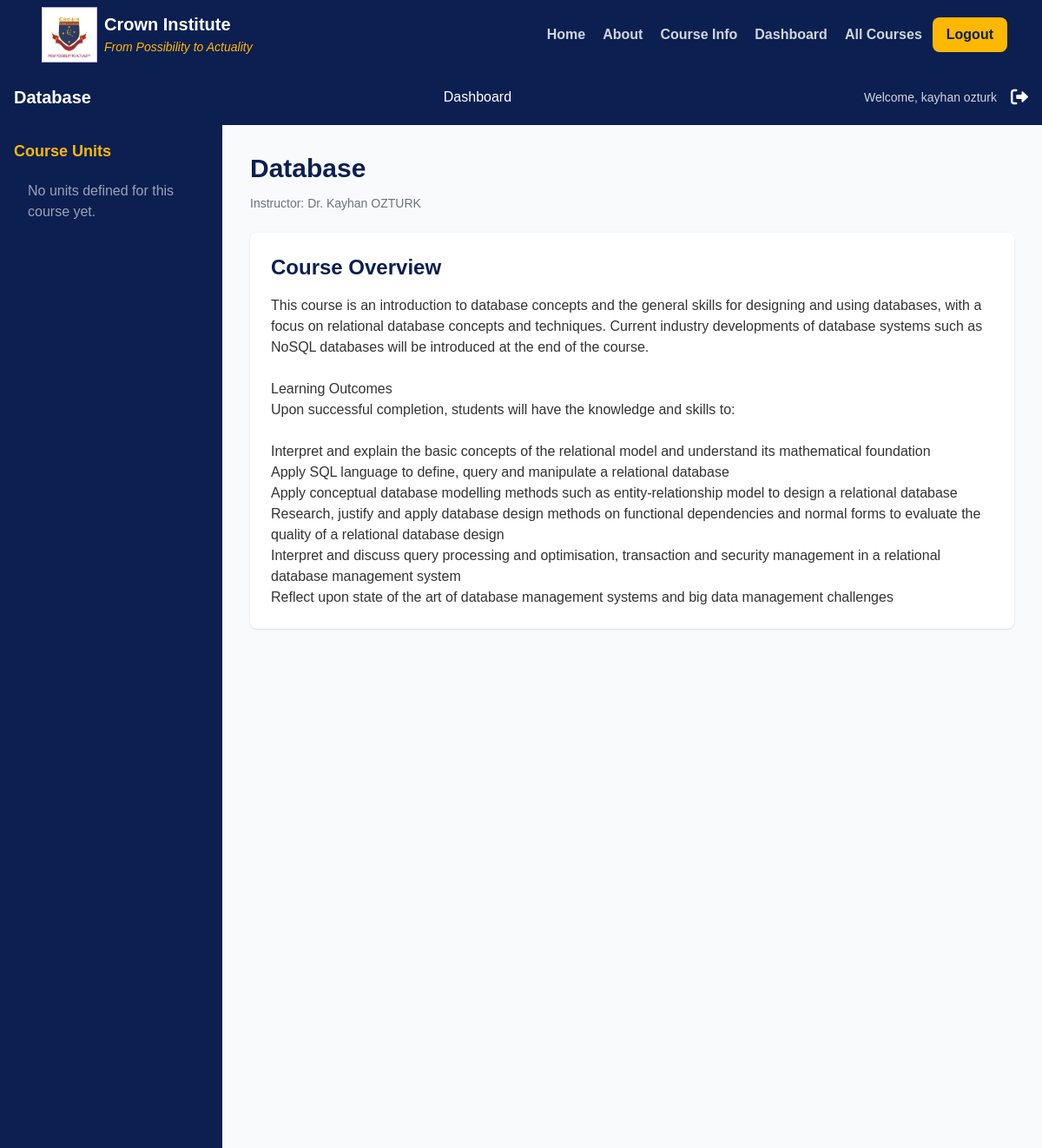
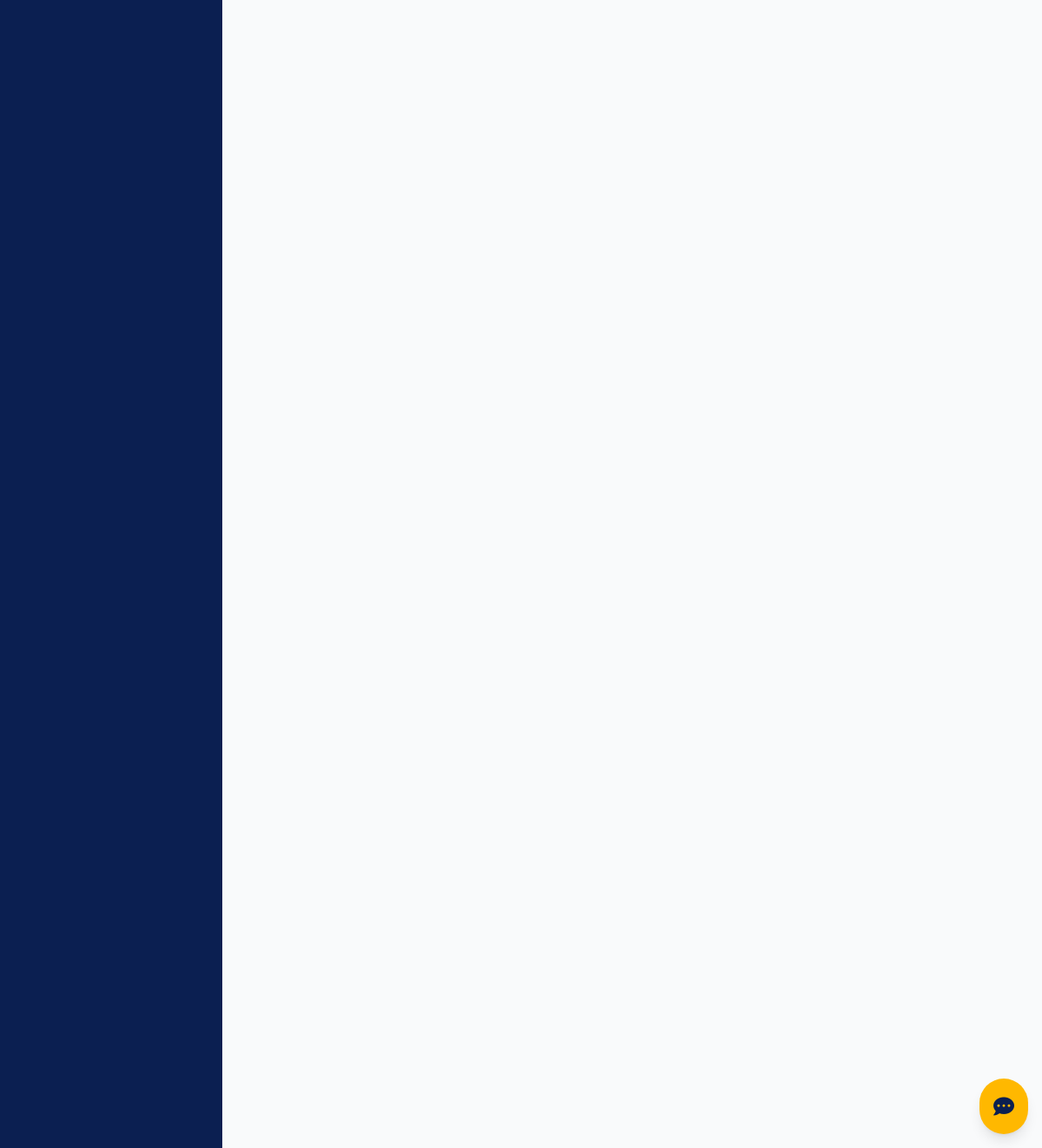
Page /unit-page.php?course_id=5 (signed in) on the committed database (2 pictures, top to bottom).
### tables this page shows
CREATE TABLE `Courses` (
  `course_id` int(11) NOT NULL,
  `title` varchar(255) NOT NULL,
  `description` text DEFAULT NULL,
  `category` varchar(100) DEFAULT NULL,
  `image_url` varchar(255) DEFAULT NULL,
  `instructor_id` int(11) DEFAULT NULL,
  `units_titles_json` text DEFAULT NULL,
  `created_at` timestamp NOT NULL DEFAULT current_timestamp()
);

CREATE TABLE `Users` (
  `user_id` int(11) NOT NULL,
  `name` varchar(255) NOT NULL,
  `email` varchar(255) NOT NULL,
  `password` varchar(255) NOT NULL,
  `role` enum('student','teacher') NOT NULL,
  `school_id` varchar(100) DEFAULT NULL,
  `created_at` timestamp NOT NULL DEFAULT current_timestamp()
);

### unit-page.php (the view, shortened to what this page needs)
<?php
include 'includes/header.php';
require_once __DIR__ . '/config/db_connect.php';
$course_id = $_GET['course_id'];
$course = null;
try {
    $stmt = $pdo->prepare("SELECT c.*, u.name as instructor_name
                           FROM Courses c
                           JOIN Users u ON c.instructor_id = u.user_id
                           WHERE c.course_id = ?");
    $stmt->execute([$course_id]);
    $course = $stmt->fetch();
} catch (PDOException $e) {
    $page_error = "Error fetching course details: " . $e->getMessage();
}
$unit_titles = [];
if ($course && isset($course['units_titles_json'])) {
    $unit_titles = json_decode($course['units_titles_json'], true);
}
?>
<nav class="bg-[#0B1F51] text-white shadow-lg">
    <div class="max-w-full px-4 mx-auto">
        <div class="flex flex-col sm:flex-row justify-between items-center h-auto sm:h-16 py-2 sm:py-0">
            <div class="flex items-center space-x-8 mb-2 sm:mb-0">
                <a href="#"
                    class="text-xl font-semibold"><?php echo htmlspecialchars($course['title'] ?? 'Course'); ?></a>
            </div>
            <div class="flex flex-wrap justify-center sm:justify-start space-x-2 sm:space-x-4">
                <a href="<?php echo $base_url . ($_SESSION['user_role'] === 'student' ? 'student-dashboard.php' : 'teacher-dashboard.php'); ?>"
                    class="px-3 py-2 text-white hover:text-[#FFB800]">Dashboard</a>
            </div>
            <div class="hidden sm:flex items-center space-x-4 mt-2 sm:mt-0">
                <span class="text-sm text-gray-300">Welcome,
                    <?php echo htmlspecialchars($_SESSION['user_name']); ?></span>
                <a href="<?php echo $base_url; ?>actions/logout_action.php" class="text-white hover:text-[#FFB800]">
                    <i class="fas fa-sign-out-alt text-xl"></i>
                </a>
            </div>
        </div>
    </div>
</nav>
<div class="flex min-h-[calc(100vh-4rem)]">
    <div class="w-full sm:w-64 bg-[#0B1F51] text-white flex-shrink-0">
        <div class="p-4 sticky top-16">
            <h3 class="text-lg font-semibold mb-3 text-[#FFB800]">Course Units</h3>
            <div id="sidebar" class="space-y-1">
                <?php if (empty($unit_titles)): ?>
                <p class="px-4 py-2 text-gray-400">No units defined for this course yet.</p>
                <?php endif; ?>
            </div>
        </div>
    </div>
    <div class="flex-1 p-6 sm:p-8 bg-gray-50">
        <?php if (isset($page_error)): ?>
        <div class="bg-red-100 border border-red-400 text-red-700 px-4 py-3 rounded relative mb-4" role="alert">
            <?php echo htmlspecialchars($page_error); ?>
        </div>
        <?php elseif ($course): ?>
        <div class="max-w-4xl mx-auto">
            <h1 id="mainContentTitle" class="text-3xl font-bold text-[#0B1F51] mb-3">
                <?php echo htmlspecialchars($course['title']); ?></h1>
            <p class="text-sm text-gray-500 mb-6">Instructor:
                <?php echo htmlspecialchars($course['instructor_name']); ?></p>
            <div id="mainCourseContent" class="prose max-w-none bg-white p-6 rounded-lg shadow min-h-[300px]">
                <h2 class="text-2xl font-semibold text-[#0B1F51] mb-4">Course Overview</h2>
                <?php echo nl2br(htmlspecialchars($course['description'] ?? 'No detailed description provided.')); ?>
            </div>
        </div>
        <?php else: ?>
        <p class="text-gray-600">Course details could not be loaded.</p>
        <?php endif; ?>
    </div>
</div>
<div class="fixed bottom-4 right-4 z-50">
    <button onclick="toggleChatbot()"
        class="bg-[#FFB800] text-[#0B1F51] p-3 sm:p-4 rounded-full shadow-lg hover:bg-[#e5a600] float-right focus:outline-none focus:ring-2 focus:ring-offset-2 focus:ring-[#0B1F51]"
        id="chatbotToggle">
        <i class="fas fa-comment-dots text-xl sm:text-2xl"></i>
    </button>
</div>
<?php include 'includes/footer.php'; ?>

### includes/header.php (shortened to what this page needs)
<?php
    $base_url = '/';
    ?>
<!DOCTYPE html>
<html lang="en">
<head>
    <script src="https://cdn.tailwindcss.com"></script>
    <link rel="stylesheet" href="https://cdnjs.cloudflare.com/ajax/libs/font-awesome/6.0.0-beta3/css/all.min.css">
    <link rel="stylesheet" href="<?php echo $base_url; ?>css/style.css">
</head>
<body class="bg-gray-50">
    <nav class="bg-[#0B1F51] shadow-lg">
        <div class="max-w-6xl mx-auto px-4">
            <div class="flex justify-between">
                <div class="flex space-x-7">
                    <a href="<?php echo $base_url; ?>index.php" class="flex items-center py-2 px-2">
                        <img src="<?php echo $base_url; ?>pictures/Crown.jpg" alt="Crown Institute Logo"
                            class="h-16 w-16">
                        <div class="ml-2">
                            <span class="font-bold text-xl text-white block">Crown Institute</span>
                            <span class="text-sm text-[#FFB800] italic">From Possibility to Actuality</span>
                        </div>
                    </a>
                </div>
                <div class="hidden md:flex items-center space-x-1">
                    <a href="<?php echo $base_url; ?>index.php"
                        class="py-4 px-2 <?php echo basename($_SERVER['PHP_SELF']) == 'index.php' ? 'text-white border-b-4 border-[#FFB800]' : 'text-gray-300'; ?> font-semibold hover:text-white transition duration-300">Home</a>
                    <a href="<?php echo $base_url; ?>about.php"
                        class="py-4 px-2 <?php echo basename($_SERVER['PHP_SELF']) == 'about.php' ? 'text-white border-b-4 border-[#FFB800]' : 'text-gray-300'; ?> font-semibold hover:text-white transition duration-300">About</a>
                    <a href="<?php echo $base_url; ?>courseinfo.php"
                        class="py-4 px-2 <?php echo basename($_SERVER['PHP_SELF']) == 'courseinfo.php' ? 'text-white border-b-4 border-[#FFB800]' : 'text-gray-300'; ?> font-semibold hover:text-white transition duration-300">Course
                        Info</a>
                    <?php if (isset($_SESSION['user_id'])): ?>
                    <?php if ($_SESSION['user_role'] == 'student'): ?>
                    <a href="<?php echo $base_url; ?>student-dashboard.php"
                        class="py-4 px-2 <?php echo basename($_SERVER['PHP_SELF']) == 'student-dashboard.php' ? 'text-white border-b-4 border-[#FFB800]' : 'text-gray-300'; ?> font-semibold hover:text-white transition duration-300">Dashboard</a>
                    <a href="<?php echo $base_url; ?>courses.php"
                        class="py-4 px-2 <?php echo basename($_SERVER['PHP_SELF']) == 'courses.php' ? 'text-white border-b-4 border-[#FFB800]' : 'text-gray-300'; ?> font-semibold hover:text-white transition duration-300">All
                        Courses</a>
                    <?php elseif ($_SESSION['user_role'] == 'teacher'): ?>
                    <a href="<?php echo $base_url; ?>teacher-dashboard.php"
                        class="py-4 px-2 <?php echo basename($_SERVER['PHP_SELF']) == 'teacher-dashboard.php' ? 'text-white border-b-4 border-[#FFB800]' : 'text-gray-300'; ?> font-semibold hover:text-white transition duration-300">Dashboard</a>
                    <?php endif; ?>
                    <a href="<?php echo $base_url; ?>actions/logout_action.php"
                        class="py-2 px-4 bg-[#FFB800] text-[#0B1F51] font-semibold rounded-lg hover:bg-[#e5a600] transition duration-300">Logout</a>
                    <?php endif; ?>
                </div>
            </div>
        </div>
    </nav>

### includes/footer.php (shortened to what this page needs)
</body>
</html>

### css/style.css (style rules this page uses)
:root { --primary-color: #0B1F51; --secondary-color: #FFB800; --text-color: #333; --light-bg: #f5f5f5; --white: #ffffff; --success: #28a745; --warning: #ffc107; --danger: #dc3545; --gray: #6c757d; }
* { margin: 0; padding: 0; box-sizing: border-box; font-family: 'Arial', sans-serif; }
body { background-color: var(--light-bg); color: var(--text-color); }

### rows in the picture
courses: title "Database", instructor.name "Dr. Kayhan OZTURK", description "This course is an introduction to database concepts and the general skills for designing and using databases, with a focus on relational database concepts and techniques. Current industry developments of database systems such as NoSQL databases will be introduced at the end of the course. Learning Outcomes Upon successful completion, students will have the knowledge and skills to: Interpret and explain the basic concepts of the relational model and understand its mathematical foundation Apply SQL language to define, query and manipulate a relational database Apply conceptual database modelling methods such as entity-relationship model to design a relational database Research, justify and…"

### other values in the picture
$_SESSION['user_name'] "kayhan ozturk"
